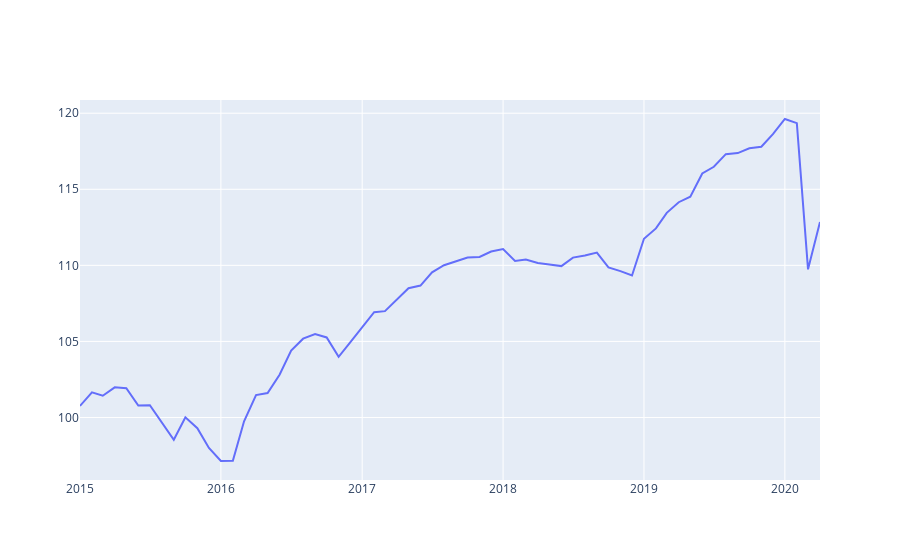

This figure's notebook cell:
### Markdown cell above
# Plot for BYD Multi Compound ($100 invested)

### Code cell
fig4 = go.Figure([go.Scatter(x=data['Date'],y=data['Morning Multi Compound']) ])
fig4.show()
